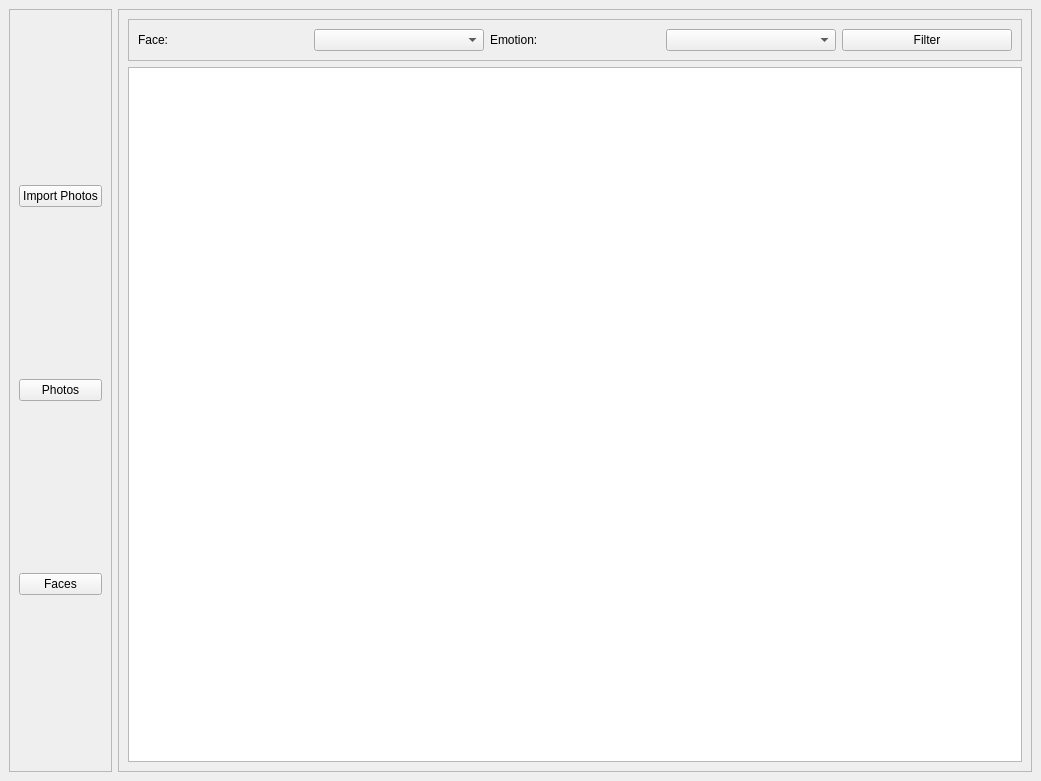
<?xml version="1.0" encoding="UTF-8"?>
<ui version="4.0">
 <class>MainWindow</class>
 <widget class="QMainWindow" name="MainWindow">
  <property name="geometry">
   <rect>
    <x>0</x>
    <y>0</y>
    <width>1041</width>
    <height>781</height>
   </rect>
  </property>
  <property name="windowTitle">
   <string>MainWindow</string>
  </property>
  <widget class="QWidget" name="centralwidget">
   <layout class="QHBoxLayout" name="horizontalLayout">
    <item>
     <widget class="QFrame" name="toolbox_frame">
      <property name="maximumSize">
       <size>
        <width>150</width>
        <height>16777215</height>
       </size>
      </property>
      <property name="frameShape">
       <enum>QFrame::StyledPanel</enum>
      </property>
      <property name="frameShadow">
       <enum>QFrame::Raised</enum>
      </property>
      <layout class="QVBoxLayout" name="verticalLayout">
       <item>
        <widget class="QPushButton" name="import_btn">
         <property name="text">
          <string>Import Photos</string>
         </property>
        </widget>
       </item>
       <item>
        <widget class="QPushButton" name="photo_btn">
         <property name="text">
          <string>Photos</string>
         </property>
        </widget>
       </item>
       <item>
        <widget class="QPushButton" name="face_btn">
         <property name="text">
          <string>Faces</string>
         </property>
        </widget>
       </item>
      </layout>
     </widget>
    </item>
    <item>
     <widget class="QFrame" name="explore_frame">
      <property name="frameShape">
       <enum>QFrame::StyledPanel</enum>
      </property>
      <property name="frameShadow">
       <enum>QFrame::Raised</enum>
      </property>
      <layout class="QVBoxLayout" name="verticalLayout_2">
       <item>
        <widget class="QFrame" name="filter_frame">
         <property name="frameShape">
          <enum>QFrame::StyledPanel</enum>
         </property>
         <property name="frameShadow">
          <enum>QFrame::Raised</enum>
         </property>
         <layout class="QHBoxLayout" name="horizontalLayout_2">
          <item>
           <widget class="QLabel" name="label">
            <property name="text">
             <string>Face:</string>
            </property>
           </widget>
          </item>
          <item>
           <widget class="QComboBox" name="face_filter_cb"/>
          </item>
          <item>
           <widget class="QLabel" name="label_2">
            <property name="text">
             <string>Emotion:</string>
            </property>
           </widget>
          </item>
          <item>
           <widget class="QComboBox" name="emotion_filter_cb"/>
          </item>
          <item>
           <widget class="QPushButton" name="filter_btn">
            <property name="text">
             <string>Filter</string>
            </property>
           </widget>
          </item>
         </layout>
        </widget>
       </item>
       <item>
        <widget class="QListWidget" name="thumbnails_list">
         <property name="iconSize">
          <size>
           <width>100</width>
           <height>100</height>
          </size>
         </property>
         <property name="spacing">
          <number>10</number>
         </property>
         <property name="gridSize">
          <size>
           <width>150</width>
           <height>150</height>
          </size>
         </property>
         <property name="viewMode">
          <enum>QListView::IconMode</enum>
         </property>
         <property name="batchSize">
          <number>100</number>
         </property>
         <property name="selectionRectVisible">
          <bool>false</bool>
         </property>
        </widget>
       </item>
      </layout>
     </widget>
    </item>
   </layout>
  </widget>
 </widget>
 <resources/>
 <connections/>
</ui>
